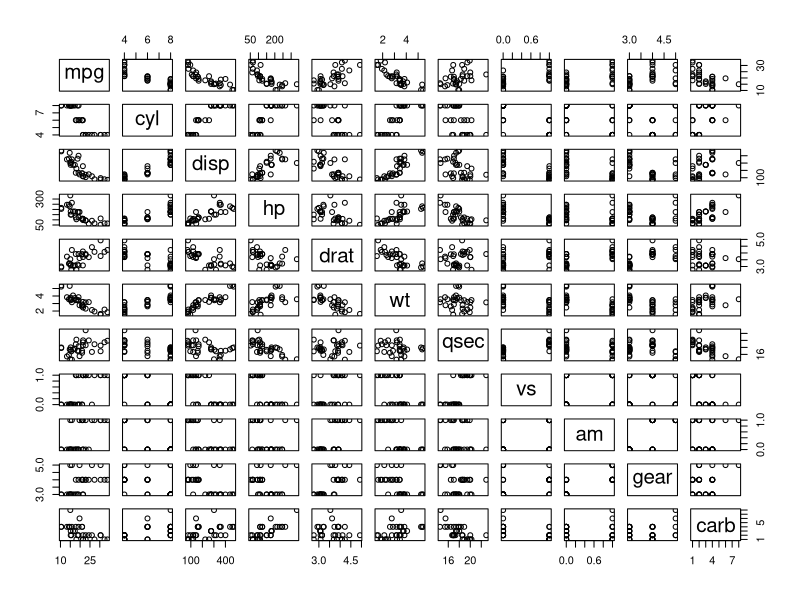
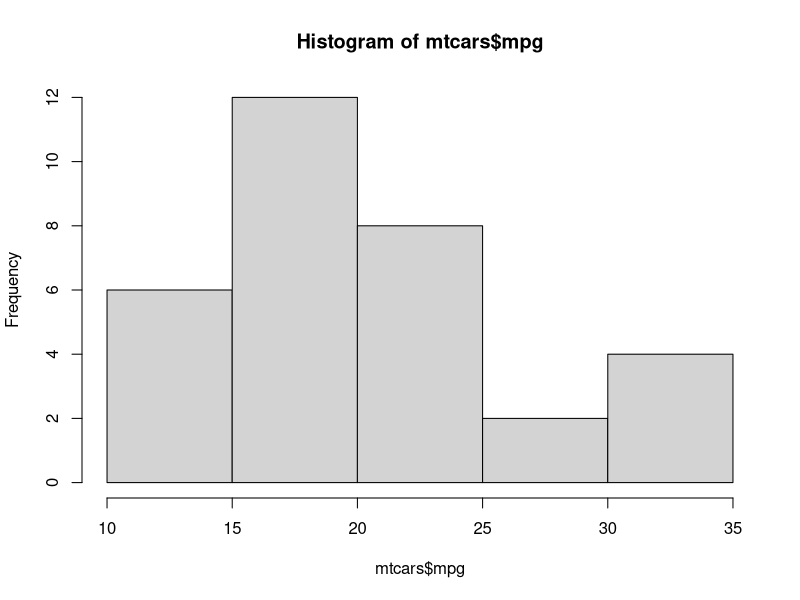

These charts were generated, in order, by the following R code:
## ---- chunk 1
data <- mtcars
## ---- chunk 2
summary(mtcars)
## ---- chunk 3
pairs(mtcars)
## ---- chunk 4
hist(mtcars$mpg)
## ---- chunk 5
m1 <- lm(mpg ~ wt + hp, data = data)
## ---- chunk 6
summary(m1)
